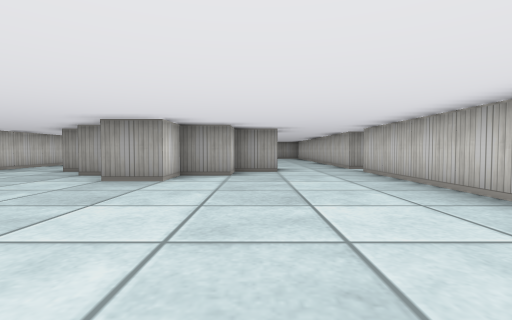
[1] (above)

12 first-person views from a walk through a cub3D level. The camera is about half as high as the walls, tilts 2° down and sees 85° across. The floor is counted in squares. Each view is taken from the middle of a square. On the plan, view 1 faces up. The plan holds only what a view shows up to about 9 squares ahead; the rest is blank.

[2]
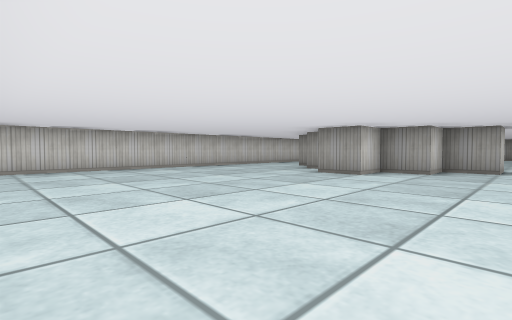

[3]
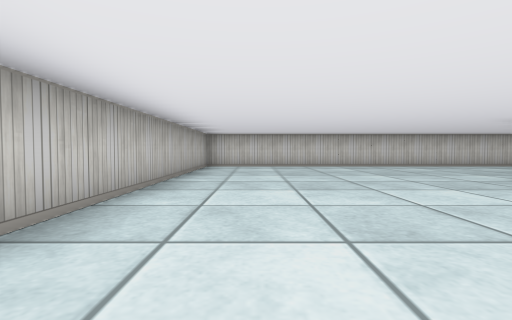

[4]
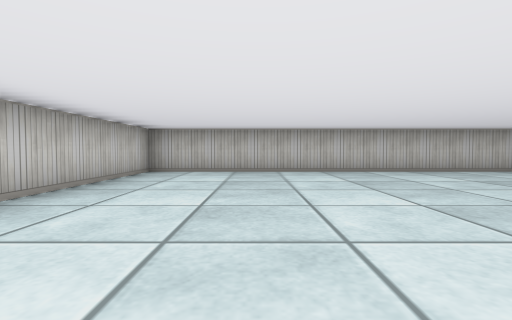

[5]
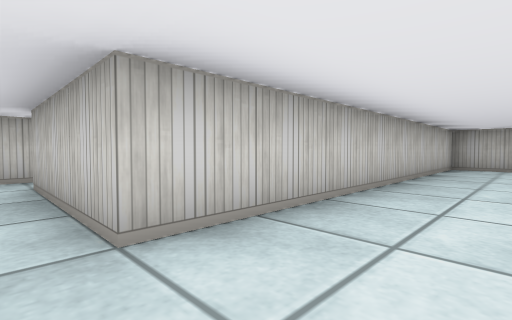

[6]
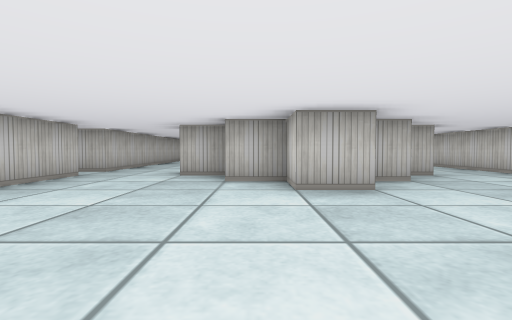

[7]
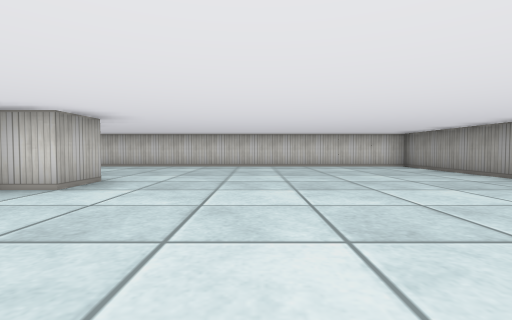

[8]
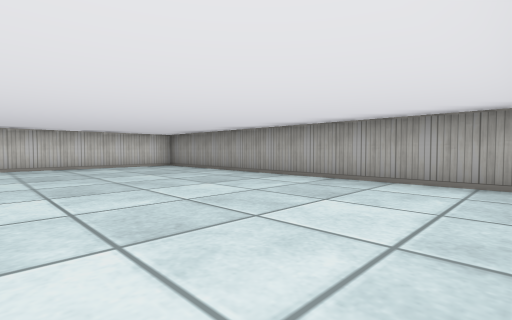

[9]
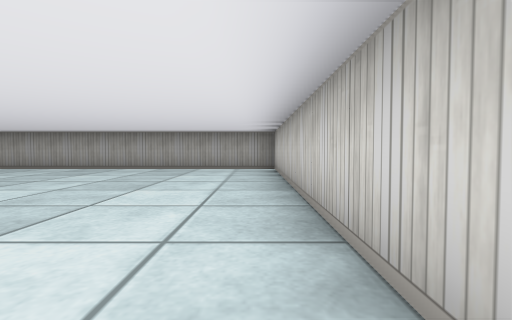

[10]
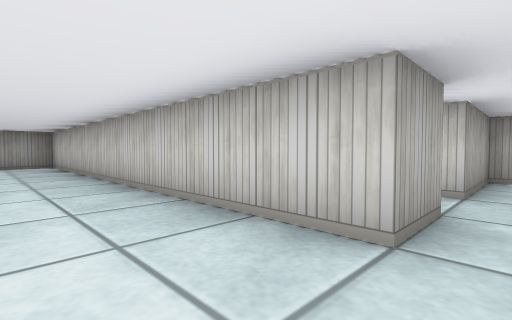

[11]
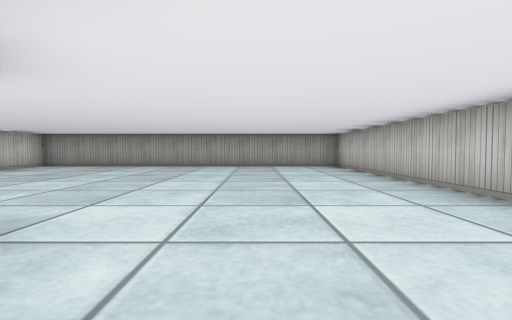

[12]
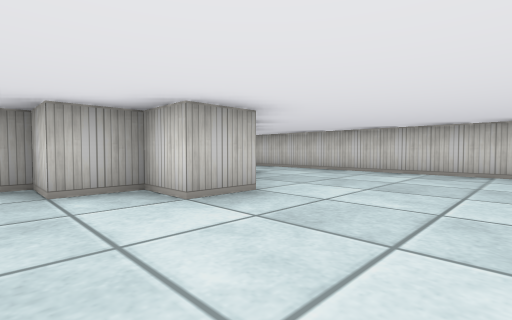

### Floor plan
Ten units are one square. View 1 is at (0, 0); x grows to the right and y downward. Boxes are objects, and circles mark ways between rooms. Rooms are numbered by the first view taken in them; rooms with no view inside come last. Other rooms are left out.
<svg viewBox="-70 -170 140 190">
<path fill="none" stroke="#000" d="M-30 -55 -35 -55M5 -75 5 -65 -5 -65 -5 -55 -15 -55 -15 -45 -25 -45M-65 -85 -65 15 25 15 25 -65 35 -65M36 -75 25 -75M-26 -95 -15 -95 -15 -85 -5 -85 -5 -75 5 -75M-36 -85 -29 -85M-46 -75 -40 -75M25 -75 25 -165 -65 -165 -65 -85M35 -65 55 -65M55 -75 45 -75M65 -64 65 -75 55 -75"/>
<circle cx="-55" cy="-75" r="3" fill="#2a7"/>
<circle cx="15" cy="-70" r="3" fill="#2a7"/>
<circle cx="30" cy="-70" r="3" fill="#2a7"/>
<circle cx="50" cy="-70" r="3" fill="#2a7"/>
<text x="-20" y="-30">1</text>
<text x="-20" y="-120">2</text>
<text x="40" y="-70">3</text>
<text x="60" y="-70">4</text>
</svg>
Room 1 opens to room 2. Room 1 opens to room 3. Room 3 opens to room 4.

Where each view was taken, in squares from view 1:
view 1: 0 up, 0 right, facing up
view 2: 1 down, 1 right, facing up-left
view 3: 0 up, 2 right, facing left
view 4: 5 up, 0 right, facing down
view 5: 7 up, 1 right, facing down-right
view 6: 13 up, 1 left, facing down
view 7: 12 up, 2 right, facing left
view 8: 12 up, 2 right, facing up-left
view 9: 9 up, 2 right, facing up
view 10: 7 up, 1 right, facing up-right
view 11: 8 up, 0 right, facing up
view 12: 12 up, 0 right, facing down-left
